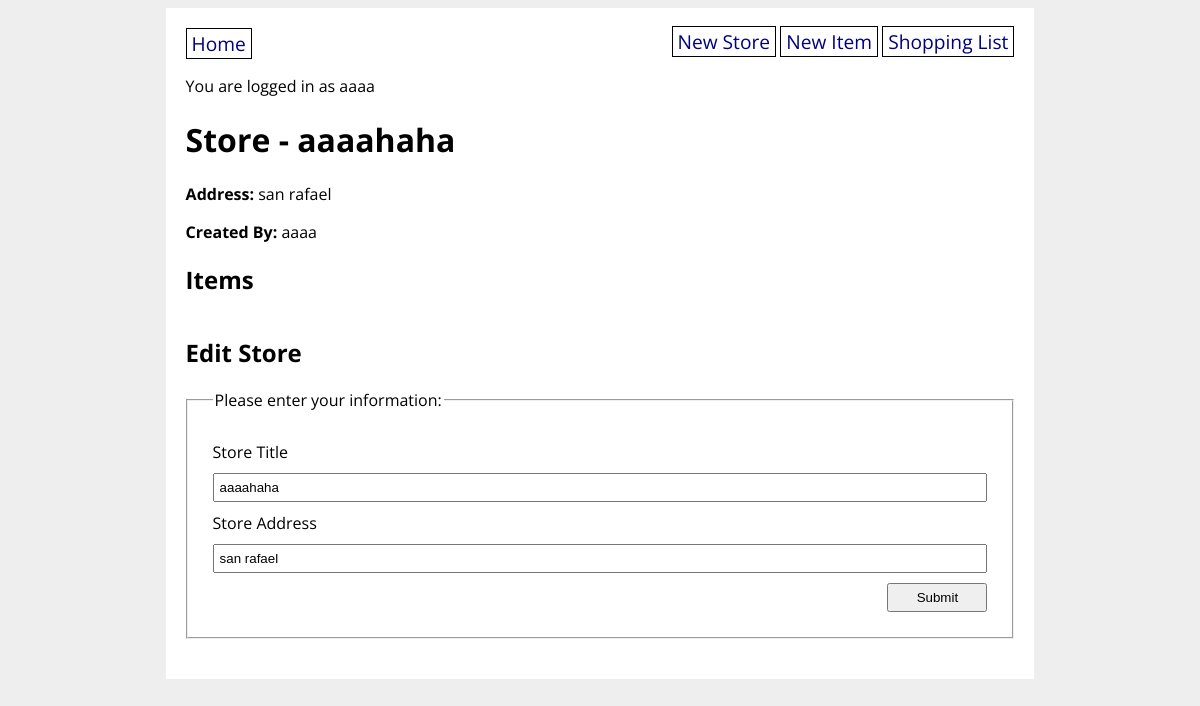
/store/1 (signed in), run on the app's committed database.
### grocery_app/models.py (models this page shows, shortened)
class User(UserMixin, db.Model):
    id = db.Column(db.Integer, primary_key=True)
    username = db.Column(db.String(80), nullable=False, unique=True)
    password = db.Column(db.String(200), nullable=False)
    shopping_list_items = db.relationship(
        "GroceryItem",
        secondary="shopping_list_items_table",
        back_populates="users_shopping_list",
    )

class GroceryStore(db.Model):
    id = db.Column(db.Integer, primary_key=True)
    title = db.Column(db.String(80), nullable=False)
    address = db.Column(db.String(200), nullable=False)
    items = db.relationship("GroceryItem", back_populates="store")
    created_by_id = db.Column(db.Integer, db.ForeignKey("user.id"))
    created_by = db.relationship("User")

### grocery_app/main/routes.py (the view, shortened to what this page needs)
@main.route("/store/<store_id>", methods=["GET", "POST"])
@login_required
def store_detail(store_id):
    store = GroceryStore.query.get(store_id)
    form = GroceryStoreForm(obj=store)
    return render_template("store_detail.html", store=store, form=form)

### grocery_app/main/forms.py
class GroceryStoreForm(FlaskForm):
    title = StringField(
        "Store Title", validators=[DataRequired(), Length(min=3, max=80)]
    )
    address = StringField(
        "Store Address", validators=[DataRequired(), Length(min=3, max=200)]
    )
    submit = SubmitField("Submit")

### grocery_app/extensions.py (called while the page is built)
@login_manager.user_loader
def load_user(user_id):
    return User.query.get(user_id)

### grocery_app/templates/store_detail.html (shortened to what this page needs)
{% extends 'base.html' %}
{% block content %}
<h1>Store - {{ store.title }}</h1>
<strong>Address:</strong> {{ store.address }}
<p><strong>Created By:</strong> {{ current_user.username }}</p>
<h2>Items</h2>
<h2>Edit Store</h2>
<form method="POST" action="{{ url_for('main.store_detail', store_id=store.id) }}">
    <fieldset>
        <legend>Please enter your information:</legend>
        {{ form.title.label }}
        {{ form.title }}
        {{ form.address.label }}
        {{ form.address }}
        {{ form.submit }}
    </fieldset>
</form>
{% endblock %}

### grocery_app/templates/base.html (shortened to what this page needs)
<!DOCTYPE html>
<html>
    <head>
        <link rel="stylesheet" href="/static/style.css">
    </head>
    <body>
        <div id="content">
            <nav>
                <a href="/">Home</a>
                <div>
                    {% if current_user.is_authenticated %}
                        <a href="/new_store">New Store</a>
                        <a href="/new_item">New Item</a>
                        <a href="/shopping_list">Shopping List</a>
                    {% else %}
                        <a href="/signup">Sign Up</a>
                        <a href="/login">Log In</a>
                    {% endif %}
                </div>
            </nav>
            {% if current_user.is_authenticated %}
                <p>You are logged in as {{ current_user.username }}</p>
            {% endif %}
            {% block content %}{% endblock %}
        </div>
    </body>
</html>

### grocery_app/static/style.css (style rules this page uses)
body { display: flex; flex-direction: column; align-items: center; background-color: #eee; font-family: 'Open Sans', sans-serif; }
#content { width: 70%; background-color: white; padding: 20px; }
nav { width: 100%; display: flex; flex-direction: row; justify-content: space-between; }
nav a { color: navy; text-decoration: none; border: 1px solid black; padding: 1px 5px; font-size: 1.2em; }
fieldset { display: flex; flex-direction: column; margin: 20px 0; padding: 20px; }
fieldset * { margin: 5px; }
fieldset input { padding: 5px; }
input[type=submit] { width: 100px; align-self: flex-end; }

### data on the page
User: username "aaaa"
GroceryStore: title "aaaahaha", address "san rafael"
